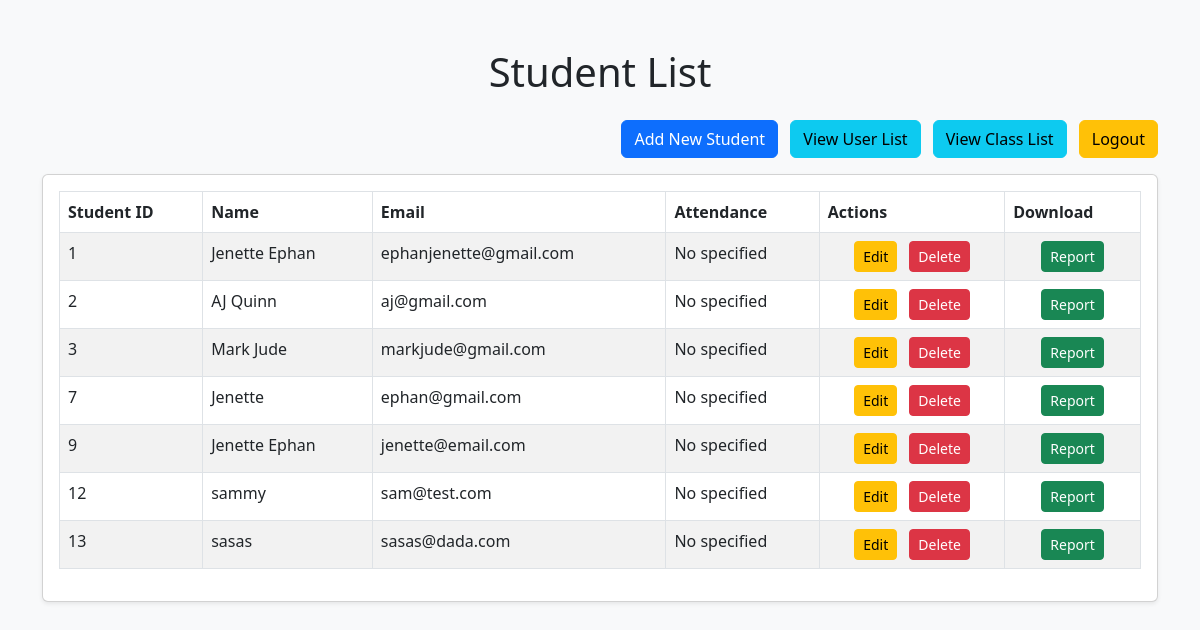
The app's page /students/ (signed in), older data.
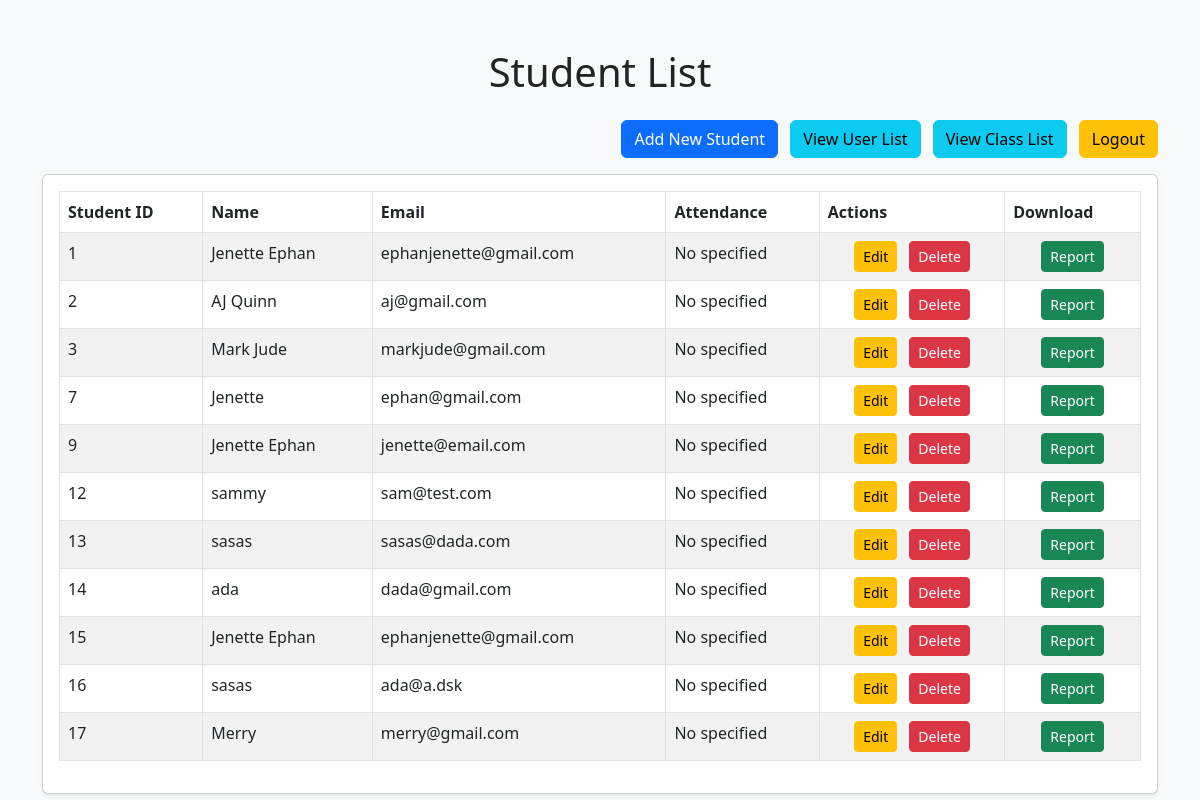
The same page, newer data.
### samsapp/models.py (models this page shows, shortened)
class Student(models.Model):
    student_id = models.AutoField(primary_key=True)  # Automatically increments
    student_fullname = models.CharField(max_length=50)
    student_email = models.EmailField(max_length=50)
    birth_date = models.DateField()
    enrollment_date = models.DateField()

### samsapp/views.py (the view)
# urls.py: path('students/', views.student_list, name='student_list'),
@login_required(login_url='login')
def student_list(request):
    students = Student.objects.all()
    return render(request, 'samsapp/student_list.html', {'students': students})

### samsapp/templates/samsapp/student_list.html (shortened to what this page needs)
<!DOCTYPE html>
<html lang="en">
<head>
    <link href="https://cdn.jsdelivr.net/npm/bootstrap@5.3.0-alpha1/dist/css/bootstrap.min.css" rel="stylesheet">
</head>
<body class="bg-light">
<div class="container mt-5">
    <h1 class="text-center mb-4">Student List</h1>
    <div class="text-end mb-3">
        <a href="{% url 'student_create' %}" class="btn btn-primary">Add New Student</a>
        <a href="{% url 'user_list' %}" class="btn btn-info ms-2">View User List</a>
        <a href="{% url 'class_list' %}" class="btn btn-info ms-2">View Class List</a>
        <a href="{% url 'logout' %}" class="btn btn-warning ms-2">Logout</a>
    </div>
    <div class="card shadow-sm">
        <div class="card-body">
            <table class="table table-bordered table-striped">
                <thead>
                    <tr class="bg-primary text-white">
                        <th>Student ID</th>
                        <th>Name</th>
                        <th>Email</th>
                        <th>Attendance</th>
                        <th>Actions</th>
                        <th>Download</th>
                    </tr>
                </thead>
                <tbody>
                    {% for student in students %}
                        <tr>
                            <td>{{ student.student_id }}</td>
                            <td>{{ student.student_fullname }}</td>
                            <td>{{ student.student_email }}</td>
                            <td>No specified</td>
                            <td class="text-center">
                                <a href="{% url 'student_update' student.pk %}" class="btn btn-warning btn-sm me-2" onclick="return confirm('Do you want to edit this student?');">Edit</a>
                                <form action="{% url 'student_delete' student.pk %}" method="post" style="display: inline;">
                                    <button type="submit" class="btn btn-danger btn-sm" onclick="return confirm('Are you sure you want to delete this student?');">Delete</button>
                                </form>
                            </td>
                            <td class="text-center">
                                <a href="{% url 'student_report' student.pk %}" class="btn btn-success btn-sm">Report</a>
                            </td>
                        </tr>
                    {% empty %}
                        <tr>
                            <td colspan="6" class="text-center">No students found.</td>
                        </tr>
                    {% endfor %}
                </tbody>
            </table>
        </div>
    </div>
</div>
</body>
</html>

Row changes from the older to the newer data that the page shows:
added Student: student_id "14", student_fullname "ada", student_email "dada@gmail.com"
added Student: student_id "15", student_fullname "Jenette Ephan", student_email "ephanjenette@gmail.com"
added Student: student_id "16", student_fullname "sasas", student_email "ada@a.dsk"
added Student: student_id "17", student_fullname "Merry", student_email "merry@gmail.com"
